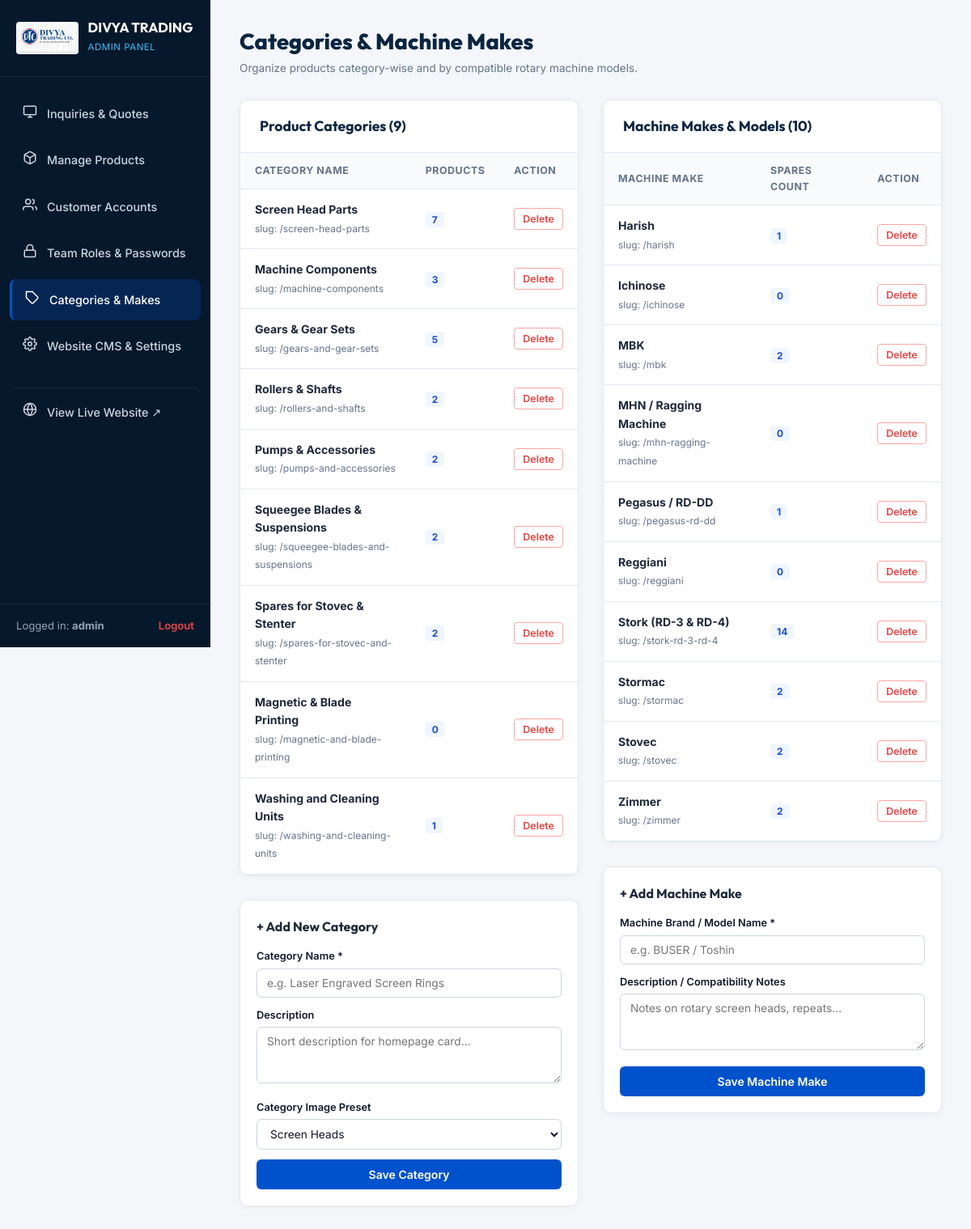
Screenshot of /admin/categories (signed in) with the database file from the repository.
### models.py (models this page shows, shortened)
class AdminUser(db.Model):
    __tablename__ = 'admin_users'
    id = db.Column(db.Integer, primary_key=True)
    username = db.Column(db.String(80), unique=True, nullable=False)
    email = db.Column(db.String(150), unique=True, nullable=False)
    password_hash = db.Column(db.String(255), nullable=False)
    view_password = db.Column(db.String(100), nullable=True)  # Viewable password hint for superadmin management
    role = db.Column(db.String(30), default='superadmin')  # 'superadmin', 'sales_manager', 'product_editor'
    is_active = db.Column(db.Boolean, default=True)
    created_at = db.Column(db.DateTime, default=datetime.utcnow)

class Category(db.Model):
    __tablename__ = 'categories'
    id = db.Column(db.Integer, primary_key=True)
    name = db.Column(db.String(120), nullable=False, unique=True)
    slug = db.Column(db.String(140), nullable=False, unique=True)
    description = db.Column(db.Text, nullable=True)
    image = db.Column(db.String(255), nullable=True)
    order_index = db.Column(db.Integer, default=0)
    created_at = db.Column(db.DateTime, default=datetime.utcnow)
    products = db.relationship('Product', backref='category', lazy=True, cascade='all, delete-orphan')

class MachineMake(db.Model):
    __tablename__ = 'machine_makes'
    id = db.Column(db.Integer, primary_key=True)
    name = db.Column(db.String(120), nullable=False, unique=True)
    slug = db.Column(db.String(140), nullable=False, unique=True)
    description = db.Column(db.Text, nullable=True)
    created_at = db.Column(db.DateTime, default=datetime.utcnow)
    products = db.relationship('Product', backref='machine_make', lazy=True)

### app.py (the view, shortened to what this page needs)
@app.route('/admin/categories', methods=['GET', 'POST'])
@admin_required
def admin_categories():
    categories = Category.query.order_by(Category.order_index).all()
    machines = MachineMake.query.order_by(MachineMake.name).all()
    return render_template('admin/categories.html', categories=categories, machines=machines)

### app.py (called while the page is built, shortened)
def admin_required(f):
    @wraps(f)
    def decorated_function(*args, **kwargs):
        admin_id = session.get('admin_user_id')
        login_time = session.get('admin_login_time')
        now = time.time()
        admin = AdminUser.query.get(admin_id)
        return f(*args, **kwargs)
    return decorated_function

@app.context_processor
def inject_global_data():
    categories = Category.query.order_by(Category.order_index).all()
    machines = MachineMake.query.order_by(MachineMake.name).all()
    settings_records = SiteSetting.query.all()
    settings = {s.key: s.value for s in settings_records}
    current_year = datetime.utcnow().year
    current_customer = None
    return {
        'nav_categories': categories,
        'nav_machines': machines,
        'site_settings': settings,
        'current_year': current_year,
        'current_customer': current_customer
    }

### templates/admin/categories.html (shortened to what this page needs)
<!DOCTYPE html>
<html lang="en">
<head>
  <link rel="stylesheet" href="{{ url_for('static', filename='css/admin.css') }}">
  <link rel="stylesheet" href="{{ url_for('static', filename='css/style.css') }}">
</head>
<body class="admin-body">
  <aside class="admin-sidebar" id="adminSidebar">
    <div class="sidebar-header">
      <img src="{{ url_for('static', filename='images/logo.png') }}" alt="DTC" class="sidebar-logo">
      <div class="sidebar-title">
        <h2>DIVYA TRADING</h2>
        <span>Admin Panel</span>
      </div>
    </div>
    <nav class="sidebar-nav">
      <a href="{{ url_for('admin_dashboard') }}" class="sidebar-nav-item">
        <span class="nav-icon">
          <svg width="18" height="18" viewBox="0 0 24 24" fill="none" stroke="currentColor" stroke-width="2"><rect x="2" y="3" width="20" height="14" rx="2" ry="2"></rect><line x1="8" y1="21" x2="16" y2="21"></line><line x1="12" y1="17" x2="12" y2="21"></line></svg>
        </span>
        <span>Inquiries & Quotes</span>
      </a>
      <a href="{{ url_for('admin_products') }}" class="sidebar-nav-item">
        <span class="nav-icon">
        </span>
        <span>Manage Products</span>
      </a>
      <a href="{{ url_for('admin_customers') }}" class="sidebar-nav-item">
        <span class="nav-icon">
          <svg width="18" height="18" viewBox="0 0 24 24" fill="none" stroke="currentColor" stroke-width="2"><path d="M17 21v-2a4 4 0 0 0-4-4H5a4 4 0 0 0-4 4v2"></path><circle cx="9" cy="7" r="4"></circle><path d="M23 21v-2a4 4 0 0 0-3-3.87"></path><path d="M16 3.13a4 4 0 0 1 0 7.75"></path></svg>
        </span>
        <span>Customer Accounts</span>
      </a>
      <a href="{{ url_for('admin_users') }}" class="sidebar-nav-item">
        <span class="nav-icon">
          <svg width="18" height="18" viewBox="0 0 24 24" fill="none" stroke="currentColor" stroke-width="2"><rect x="3" y="11" width="18" height="11" rx="2" ry="2"></rect><path d="M7 11V7a5 5 0 0 1 10 0v4"></path></svg>
        </span>
        <span>Team Roles & Passwords</span>
      </a>
      <a href="{{ url_for('admin_categories') }}" class="sidebar-nav-item active">
        <span class="nav-icon">
          <svg width="18" height="18" viewBox="0 0 24 24" fill="none" stroke="currentColor" stroke-width="2"><path d="M20.59 13.41l-7.17 7.17a2 2 0 0 1-2.83 0L2 12V2h10l8.59 8.59a2 2 0 0 1 0 2.82z"></path><line x1="7" y1="7" x2="7.01" y2="7"></line></svg>
        </span>
        <span>Categories & Makes</span>
      </a>
      <a href="{{ url_for('admin_settings') }}" class="sidebar-nav-item">
        <span class="nav-icon">
        </span>
        <span>Website CMS & Settings</span>
      </a>
      <a href="{{ url_for('home') }}" target="_blank" class="sidebar-nav-item" style="margin-top: 20px; border-top: 1px solid rgba(255,255,255,0.08); padding-top: 14px;">
        <span class="nav-icon">
          <svg width="18" height="18" viewBox="0 0 24 24" fill="none" stroke="currentColor" stroke-width="2"><circle cx="12" cy="12" r="10"></circle><line x1="2" y1="12" x2="22" y2="12"></line><path d="M12 2a15.3 15.3 0 0 1 4 10 15.3 15.3 0 0 1-4 10 15.3 15.3 0 0 1-4-10 15.3 15.3 0 0 1 4-10z"></path></svg>
        </span>
        <span>View Live Website ↗</span>
      </a>
    </nav>
    <div class="sidebar-footer">
      <span>Logged in: <strong>{{ session.admin_username }}</strong></span>
      <a href="{{ url_for('admin_logout') }}">Logout</a>
    </div>
  </aside>
  <main class="admin-main">
    <div class="admin-top-bar">
      <div class="admin-page-title">
        <h1>Categories & Machine Makes</h1>
        <p>Organize products category-wise and by compatible rotary machine models.</p>
      </div>
    </div>
    <div class="form-row-2col" style="gap: 30px; align-items: start;">
      <div>
        <div class="admin-card">
          <div class="admin-card-header">
            <h3>Product Categories ({{ categories|length }})</h3>
          </div>
          <div class="admin-table-wrap">
            <table class="admin-table">
              <thead>
                <tr>
                  <th>Category Name</th>
                  <th>Products</th>
                  <th>Action</th>
                </tr>
              </thead>
              <tbody>
                {% for c in categories %}
                <tr>
                  <td>
                    <strong>{{ c.name }}</strong>
                    <br><span style="font-size: 0.75rem; color: #64748b;">slug: /{{ c.slug }}</span>
                  </td>
                  <td>
                    <span style="background: #eff6ff; color: #1d4ed8; font-weight: 700; padding: 2px 8px; border-radius: 4px; font-size: 0.75rem;">
                      {{ c.products|length }}
                    </span>
                  </td>
                  <td>
                    <form action="{{ url_for('admin_delete_category', cat_id=c.id) }}" method="POST" onsubmit="return confirm('Delete this category and its products?');">
                      <button type="submit" class="btn-action-sm btn-action-delete">Delete</button>
                    </form>
                  </td>
                </tr>
                {% endfor %}
              </tbody>
            </table>
          </div>
        </div>
        <div class="admin-card" style="padding: 20px;">
          <h4 style="font-family: 'Outfit', sans-serif; font-size: 1rem; font-weight: 700; margin-bottom: 14px;">+ Add New Category</h4>
          <form action="{{ url_for('admin_categories') }}" method="POST">
            <div class="form-group">
              <label class="form-label">Category Name *</label>
              <input type="text" name="name" class="form-control" placeholder="e.g. Laser Engraved Screen Rings" required>
            </div>
            <div class="form-group">
              <label class="form-label">Description</label>
              <textarea name="description" class="form-control" placeholder="Short description for homepage card..."></textarea>
            </div>
            <div class="form-group">
              <label class="form-label">Category Image Preset</label>
              <select name="image" class="form-control">
                <option value="/static/images/cat_screen_heads.jpg">Screen Heads</option>
              </select>
            </div>
            <button type="submit" class="btn-admin-primary" style="width: 100%; justify-content: center;">Save Category</button>
          </form>
        </div>
      </div>
      <div>
        <div class="admin-card">
          <div class="admin-card-header">
            <h3>Machine Makes & Models ({{ machines|length }})</h3>
          </div>
          <div class="admin-table-wrap">
            <table class="admin-table">
              <thead>
                <tr>
                  <th>Machine Make</th>
                  <th>Spares Count</th>
                  <th>Action</th>
                </tr>
              </thead>
              <tbody>
                {% for m in machines %}
                <tr>
                  <td>
                    <strong>{{ m.name }}</strong>
                    <br><span style="font-size: 0.75rem; color: #64748b;">slug: /{{ m.slug }}</span>
                  </td>
                  <td>
                    <span style="background: #eff6ff; color: #1d4ed8; font-weight: 700; padding: 2px 8px; border-radius: 4px; font-size: 0.75rem;">
                      {{ m.products|length }}
                    </span>
                  </td>
                  <td>
                    <form action="{{ url_for('admin_delete_machine', make_id=m.id) }}" method="POST" onsubmit="return confirm('Delete this machine make?');">
                      <button type="submit" class="btn-action-sm btn-action-delete">Delete</button>
                    </form>
                  </td>
                </tr>
                {% endfor %}
              </tbody>
            </table>
          </div>
        </div>
        <div class="admin-card" style="padding: 20px;">
          <h4 style="font-family: 'Outfit', sans-serif; font-size: 1rem; font-weight: 700; margin-bottom: 14px;">+ Add Machine Make</h4>
          <form action="{{ url_for('admin_categories') }}" method="POST">
            <div class="form-group">
              <label class="form-label">Machine Brand / Model Name *</label>
              <input type="text" name="name" class="form-control" placeholder="e.g. BUSER / Toshin" required>
            </div>
            <div class="form-group">
              <label class="form-label">Description / Compatibility Notes</label>
              <textarea name="description" class="form-control" placeholder="Notes on rotary screen heads, repeats..."></textarea>
            </div>
            <button type="submit" class="btn-admin-primary" style="width: 100%; justify-content: center;">Save Machine Make</button>
          </form>
        </div>
      </div>
    </div>
  </main>
</body>
</html>

### static/css/admin.css (style rules this page uses)
:root { --admin-navy: #0A2540; --admin-sidebar: #06182B; --admin-blue: #0052CC; --admin-blue-hover: #003E99; --admin-bg: #F4F6F9; --admin-card: #FFFFFF; --admin-border: #E2E8F0; --admin-text: #1E293B; --admin-muted: #64748B; --status-new-bg: #FEF3C7; --status-new-text: #D97706; --status-contacted-bg: #DBEAFE; --status-contacted-text: #1D4ED8; --status-quoted-bg: #E0E7FF; --status-quoted-text: #4338CA; --status-completed-bg: #D1FAE5; --status-completed-text: #059669; --status-cancelled-bg: #FEE2E2; --status-cancelled-text: #DC2626; }
* { box-sizing: border-box; margin: 0; padding: 0; }
body.admin-body { font-family: 'Inter', sans-serif; background-color: var(--admin-bg); color: var(--admin-text); min-height: 100vh; display: flex; }
.admin-sidebar { width: 260px; background: var(--admin-sidebar); color: #94A3B8; display: flex; flex-direction: column; flex-shrink: 0; min-height: 100vh; position: fixed; top: 0; left: 0; z-index: 100; }
.sidebar-header { padding: 24px 20px; border-bottom: 1px solid rgba(255, 255, 255, 0.08); display: flex; align-items: center; gap: 12px; }
.sidebar-logo { height: 40px; width: auto; border-radius: 4px; background: white; padding: 2px; }
.sidebar-title h2 { font-family: 'Outfit', sans-serif; font-size: 1.05rem; font-weight: 700; color: white; line-height: 1.2; }
.sidebar-title span { font-size: 0.72rem; color: #38BDF8; text-transform: uppercase; letter-spacing: 0.5px; }
.sidebar-nav { padding: 20px 12px; display: flex; flex-direction: column; gap: 6px; flex-grow: 1; }
.sidebar-nav-item { display: flex; align-items: center; gap: 12px; padding: 11px 16px; border-radius: 8px; color: #CBD5E1; text-decoration: none; font-size: 0.9rem; font-weight: 500; transition: all 0.2s ease; }
.sidebar-nav-item:hover, .sidebar-nav-item.active { background: rgba(0, 82, 204, 0.25); color: #FFFFFF; border-left: 3px solid var(--admin-blue); }
.sidebar-nav-item .nav-icon { font-size: 1.15rem; }
.sidebar-footer { padding: 16px 20px; border-top: 1px solid rgba(255, 255, 255, 0.08); display: flex; justify-content: space-between; align-items: center; font-size: 0.82rem; }
.sidebar-footer a { color: #EF4444; text-decoration: none; font-weight: 600; }
.admin-main { margin-left: 260px; flex-grow: 1; padding: 30px 36px; max-width: calc(100vw - 260px); }
.admin-top-bar { display: flex; justify-content: space-between; align-items: center; margin-bottom: 28px; flex-wrap: wrap; gap: 16px; }
.admin-page-title h1 { font-family: 'Outfit', sans-serif; font-size: 1.7rem; font-weight: 800; color: var(--admin-navy); }
.admin-page-title p { font-size: 0.85rem; color: var(--admin-muted); }
.btn-admin-primary { background: var(--admin-blue); color: white; border: none; padding: 10px 18px; border-radius: 6px; font-size: 0.88rem; font-weight: 600; display: inline-flex; align-items: center; gap: 8px; cursor: pointer; text-decoration: none; transition: all 0.2s ease; }
.admin-card { background: var(--admin-card); border: 1px solid var(--admin-border); border-radius: 10px; box-shadow: 0 2px 8px rgba(0,0,0,0.04); overflow: hidden; margin-bottom: 30px; }
.admin-card-header { padding: 18px 24px; border-bottom: 1px solid var(--admin-border); display: flex; justify-content: space-between; align-items: center; flex-wrap: wrap; gap: 12px; }
.admin-card-header h3 { font-family: 'Outfit', sans-serif; font-size: 1.1rem; font-weight: 700; color: var(--admin-navy); }
.admin-table-wrap { overflow-x: auto; }
.admin-table { width: 100%; border-collapse: collapse; text-align: left; font-size: 0.88rem; }
.admin-table th { background: #F8FAFC; padding: 12px 18px; font-weight: 700; color: var(--admin-muted); font-size: 0.78rem; text-transform: uppercase; letter-spacing: 0.5px; border-bottom: 1px solid var(--admin-border); }
.admin-table td { padding: 14px 18px; border-bottom: 1px solid var(--admin-border); color: var(--admin-text); vertical-align: middle; }
.btn-action-sm { padding: 5px 10px; border-radius: 4px; font-size: 0.78rem; font-weight: 600; border: 1px solid var(--admin-border); background: white; cursor: pointer; text-decoration: none; display: inline-flex; align-items: center; gap: 4px; transition: all 0.2s ease; }
.btn-action-delete { color: #EF4444; border-color: #FCA5A5; }

### rows the page displays
AdminUser: admin_username "admin"
Category: name "Screen Head Parts", slug "screen-head-parts", products|length "7"
Category: name "Machine Components", slug "machine-components", products|length "3"
Category: name "Gears & Gear Sets", slug "gears-and-gear-sets", products|length "5"
Category: name "Rollers & Shafts", slug "rollers-and-shafts", products|length "2"
Category: name "Pumps & Accessories", slug "pumps-and-accessories", products|length "2"
Category: name "Squeegee Blades & Suspensions", slug "squeegee-blades-and-suspensions", products|length "2"
Category: name "Spares for Stovec & Stenter", slug "spares-for-stovec-and-stenter", products|length "2"
Category: name "Magnetic & Blade Printing", slug "magnetic-and-blade-printing", products|length "0"
Category: name "Washing and Cleaning Units", slug "washing-and-cleaning-units", products|length "1"
MachineMake: name "Harish", slug "harish", products|length "1"
MachineMake: name "Ichinose", slug "ichinose", products|length "0"
MachineMake: name "MBK", slug "mbk", products|length "2"
MachineMake: name "MHN / Ragging Machine", slug "mhn-ragging-machine", products|length "0"
MachineMake: name "Pegasus / RD-DD", slug "pegasus-rd-dd", products|length "1"
MachineMake: name "Reggiani", slug "reggiani", products|length "0"
MachineMake: name "Stork (RD-3 & RD-4)", slug "stork-rd-3-rd-4", products|length "14"
MachineMake: name "Stormac", slug "stormac", products|length "2"
MachineMake: name "Stovec", slug "stovec", products|length "2"
MachineMake: name "Zimmer", slug "zimmer", products|length "2"

### other values shown
{{ categories|length }} "9"
{{ machines|length }} "10"
